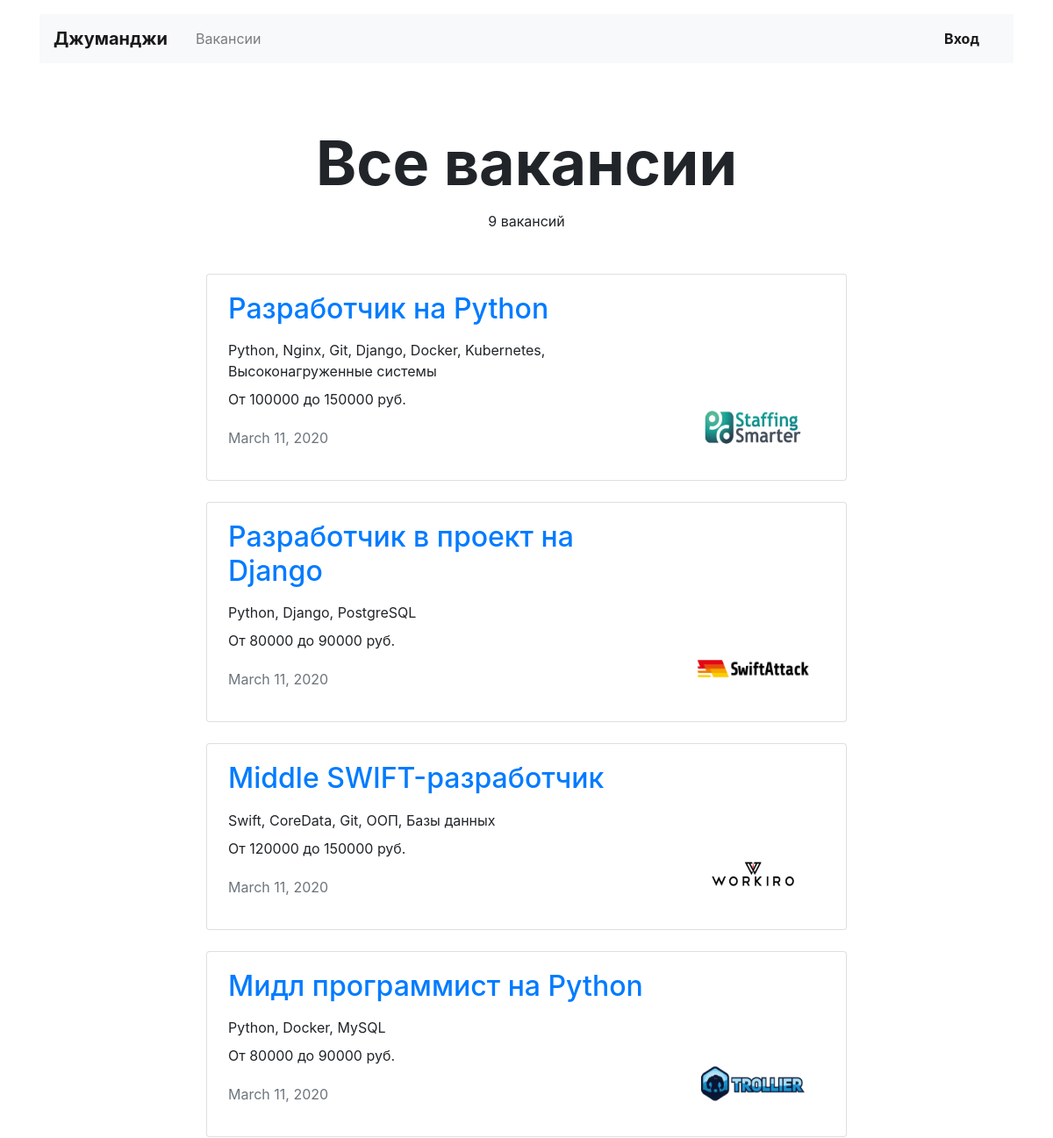
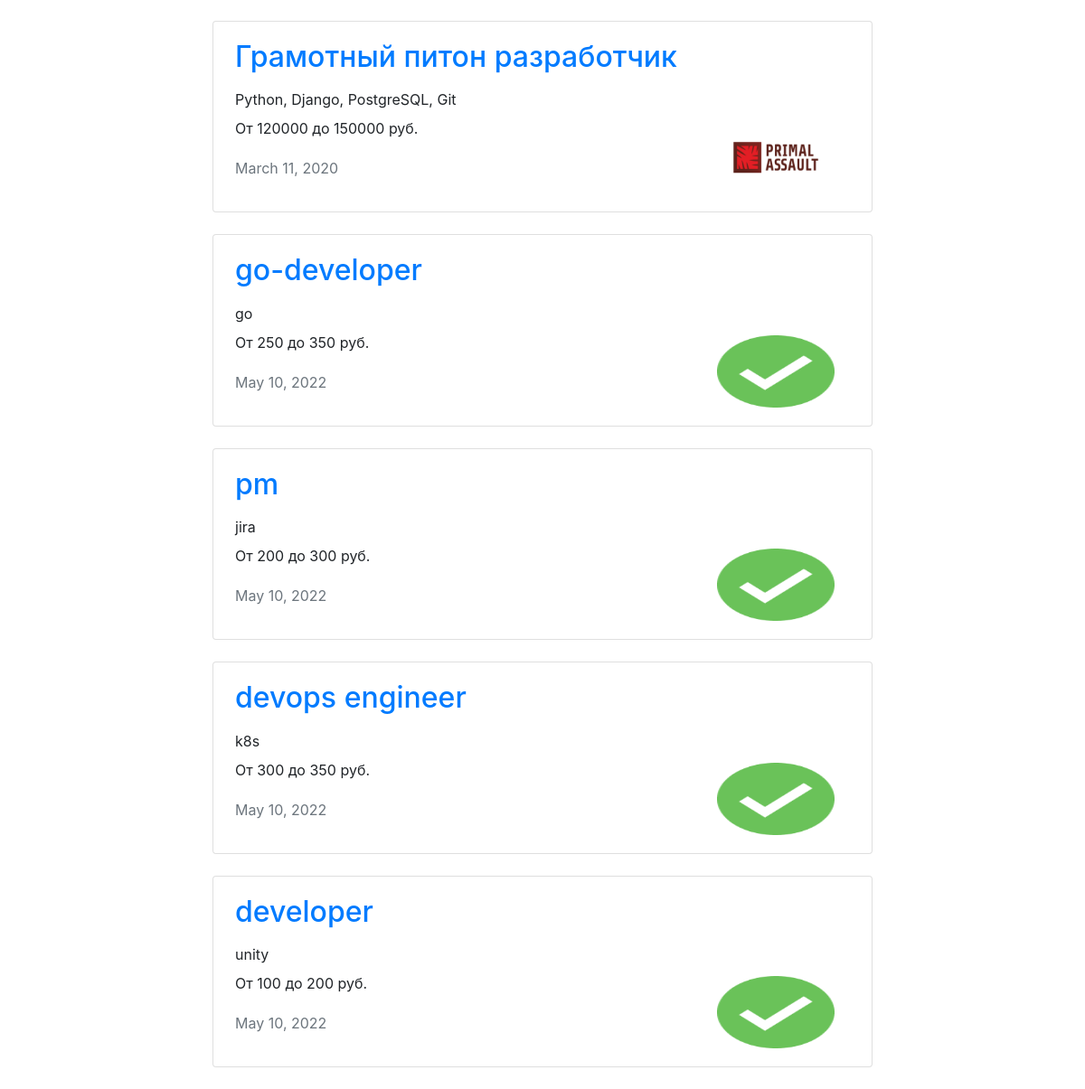
Page /vacancies/ on the committed database (2 pictures, top to bottom).
### vacancies/models.py (models this page shows)
class Vacancy(models.Model):
    title = models.CharField(max_length=256)
    specialty = models.ForeignKey(Specialty, related_name="vacancies", on_delete=CASCADE)
    company = models.ForeignKey(Company, related_name="vacancies", on_delete=CASCADE)
    skills = models.TextField()
    description = models.TextField()
    salary_min = models.IntegerField()
    salary_max = models.IntegerField()
    published_at = models.DateField(default=datetime.date.today)

class Company(models.Model):
    name = models.CharField(max_length=256)
    location = models.CharField(max_length=256)
    logo = models.ImageField(upload_to=MEDIA_COMPANY_IMAGE_DIR, height_field='height_field', width_field='width_field')
    height_field = models.PositiveIntegerField(default=0)
    width_field = models.PositiveIntegerField(default=0)
    description = models.TextField()
    employee_count = models.IntegerField()
    owner = models.OneToOneField(User, on_delete=DO_NOTHING, null=True, primary_key=False, related_name='owner_of')

### vacancies/views.py (the view)
# urls.py: path('vacancies/', AllVacanciesView.as_view(), name='vacancies'),
class AllVacanciesView(TemplateView):
    template_name = "vacancies.html"
    def get_context_data(self, **kwargs):
        context = super(AllVacanciesView, self).get_context_data(**kwargs)
        context['vacancies'] = Vacancy.objects.all()
        return context

### vacancies/templates/vacancies.html
{% extends 'base.html' %}
{% block container %}
  <main class="container mt-3">
    <section>
      <h1 class="h1 text-center mx-auto mt-4 pt-5" style="font-size: 70px;"><strong>{% if specialty.title %}{{ specialty.title }}{% else %}Все вакансии{% endif %}</strong></h1>
      <p class="text-center pt-1">{{ vacancies|length }} вакансий</p>
      <div class="row mt-5">
        <div class="col-12 col-lg-8 offset-lg-2 m-auto">
          {% for vacancy in vacancies%}
          <div class="card mb-4">
            <div class="card-body px-4">
              <div class="row">
                <div class="col-12 col-md-8 col-lg-9">
                  <a href="/vacancies/{{ vacancy.id }}"><h2 class="h2 pb-2">{{ vacancy.title }}</h2></a>
                  <p class="mb-2">{{ vacancy.skills }}</p>
                  <p>От {{ vacancy.salary_min }} до {{ vacancy.salary_max }} руб.</p>
                  <p class="text-muted pt-1">{{ vacancy.published_at }}</p>
                </div>
                <div class="col-12 col-md-4 col-lg-3 d-flex align-items-end">
                  <a href="/companies/{{ vacancy.company.id }}"><img src="{{ vacancy.company.logo.url }}" width="130" height="80" alt=""></a>
                </div>
              </div>
            </div>
          </div>
          {% endfor %}
        </div>
      </div>
    </section>
  </main>
{% endblock %}

### rows in the picture
Vacancy: title "Разработчик на Python", skills "Python, Nginx, Git, Django, Docker, Kubernetes, Высоконагруженные системы", salary_min "100000", salary_max "150000", published_at "March 11, 2020", company.logo (picture)
Vacancy: title "Разработчик в проект на Django", skills "Python, Django, PostgreSQL", salary_min "80000", salary_max "90000", published_at "March 11, 2020", company.logo (picture)
Vacancy: title "Middle SWIFT-разработчик", skills "Swift, CoreData, Git, ООП, Базы данных", salary_min "120000", salary_max "150000", published_at "March 11, 2020", company.logo (picture)
Vacancy: title "Мидл программист на Python", skills "Python, Docker, MySQL", salary_min "80000", salary_max "90000", published_at "March 11, 2020", company.logo (picture)
Vacancy: title "Грамотный питон разработчик", skills "Python, Django, PostgreSQL, Git", salary_min "120000", salary_max "150000", published_at "March 11, 2020", company.logo (picture)
Vacancy: title "go-developer", skills "go", salary_min "250", salary_max "350", published_at "May 10, 2022", company.logo (picture)
Vacancy: title "pm", skills "jira", salary_min "200", salary_max "300", published_at "May 10, 2022", company.logo (picture)
Vacancy: title "devops engineer", skills "k8s", salary_min "300", salary_max "350", published_at "May 10, 2022", company.logo (picture)
Vacancy: title "developer", skills "unity", salary_min "100", salary_max "200", published_at "May 10, 2022", company.logo (picture)

### other values in the picture
{{ vacancies|length }} "9"
